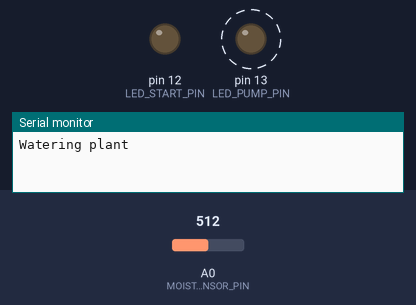
This program was run on a simulated Arduino Uno, built with avr-gcc and run on an emulated ATmega328P. On the bench: output pins drawn as LEDs (lit = HIGH), the last lines printed to the serial monitor. Dashed ring = blinking. The inputs (shaded band) are chosen by the test bench; at power-on: A0 (MOISTURE_SENSOR_PIN) = 512. Pins used as bus, display or sensor lines are not drawn.

Above: at 3.2 s.
3.3 s: A0 (MOISTURE_SENSOR_PIN) set to 107
6.8 s: A0 (MOISTURE_SENSOR_PIN) set to 94
At 8.3 s:
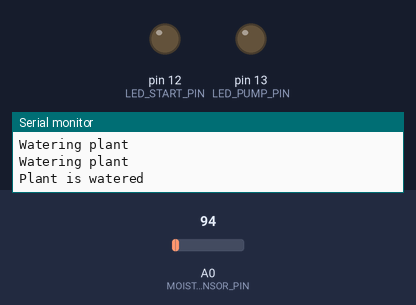
10.5 s: A0 (MOISTURE_SENSOR_PIN) set to 122
At 11.4 s:
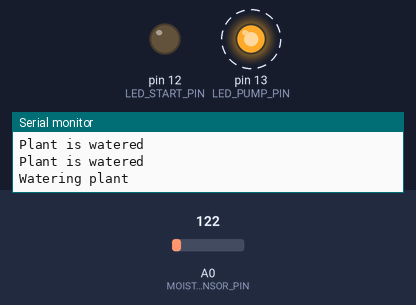
16.4 s: A0 (MOISTURE_SENSOR_PIN) set to 0
At 17.1 s:
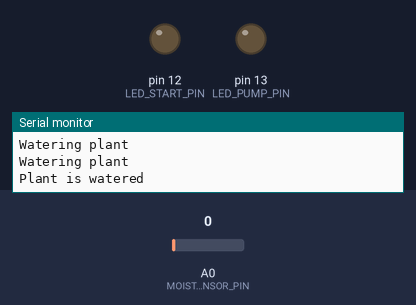
Timing chart, 0 to 19.4 s (numbered marks = the images above; inputs shaded):
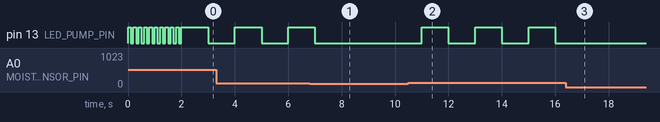

Measured:
- the behaviour switches between 101 and 100 on A0 (MOISTURE_SENSOR_PIN) (found by bisection; images 0 and 1)
- after the input at 6.8 s, pin 13 (LED_PUMP_PIN): goes on until 7.0 s, then stays LOW
- after the input at 10.5 s, pin 13 (LED_PUMP_PIN): alternates HIGH for 1.0 s and LOW for 1.0 s, starting after 0.50 s
- after the input at 16.4 s, pin 13 (LED_PUMP_PIN): stops changing and stays LOW

The program:

main.cpp
```cpp
#include <Arduino.h>
#include "constants.h"

void ledStart()
{
  digitalWrite(13, LOW);

  for (int i = 0; i < 10; i++)
  {
    digitalWrite(13, HIGH);
    delay(100);
    digitalWrite(13, LOW);
    delay(100);
  }
}

void checkAndWaterPlant()
{
  int soilMoisture = analogRead(MOISTURE_SENSOR_PIN);

  if (soilMoisture > DRY_SOIL)
  {
    Serial.println("Watering plant");
    digitalWrite(WATER_PUMP_PIN, HIGH);
    digitalWrite(LED_PUMP_PIN, HIGH);
    delay(WATER_PUMP_DURATION);
    digitalWrite(WATER_PUMP_PIN, LOW);
    digitalWrite(LED_PUMP_PIN, LOW);
  }
  else
  {
    Serial.println("Plant is watered");
  }
}

void setup()
{
  Serial.begin(9600);

  pinMode(LED_START_PIN, OUTPUT);
  pinMode(MOISTURE_SENSOR_PIN, INPUT);
  pinMode(WATER_PUMP_PIN, OUTPUT);
  pinMode(LED_PUMP_PIN, OUTPUT);

  ledStart();
}

void loop()
{
  checkAndWaterPlant();
  delay(1000);
}
```

constants.h
```cpp
#ifndef CONSTATS_H
#define CONSTATS_H

#include <Arduino.h>

const int MOISTURE_SENSOR_PIN = A0;
const int LED_START_PIN = 12;
const int LED_PUMP_PIN = 13;
const int WATER_PUMP_PIN = 14;
const int WET_SOIL = 1000;
const int DRY_SOIL = 100;
const int WATER_PUMP_DURATION = 1000;

#endif
```
